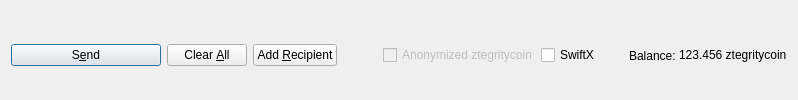
         <widget class="QFrame" name="frame_Send">
          <layout class="QHBoxLayout" name="horizontalLayout">
           <property name="bottomMargin">
            <number>0</number>
           </property>
           <item>
            <widget class="QPushButton" name="sendButton">
             <property name="minimumSize">
              <size>
               <width>150</width>
               <height>0</height>
              </size>
             </property>
             <property name="toolTip">
              <string>Confirm the send action</string>
             </property>
             <property name="text">
              <string>S&amp;end</string>
             </property>
             <property name="icon">
              <iconset resource="../ztegritycoin.qrc">
               <normaloff>:/icons/send</normaloff>:/icons/send</iconset>
             </property>
             <property name="autoDefault">
              <bool>false</bool>
             </property>
             <property name="default">
              <bool>true</bool>
             </property>
            </widget>
           </item>
           <item>
            <widget class="QPushButton" name="clearButton">
             <property name="sizePolicy">
              <sizepolicy hsizetype="Minimum" vsizetype="Fixed">
               <horstretch>0</horstretch>
               <verstretch>0</verstretch>
              </sizepolicy>
             </property>
             <property name="toolTip">
              <string>Clear all fields of the form.</string>
             </property>
             <property name="text">
              <string>Clear &amp;All</string>
             </property>
             <property name="icon">
              <iconset resource="../ztegritycoin.qrc">
               <normaloff>:/icons/remove</normaloff>:/icons/remove</iconset>
             </property>
             <property name="autoDefault">
              <bool>false</bool>
             </property>
            </widget>
           </item>
           <item>
            <widget class="QPushButton" name="addButton">
             <property name="toolTip">
              <string>Send to multiple recipients at once</string>
             </property>
             <property name="text">
              <string>Add &amp;Recipient</string>
             </property>
             <property name="icon">
              <iconset resource="../ztegritycoin.qrc">
               <normaloff>:/icons/add</normaloff>:/icons/add</iconset>
             </property>
             <property name="autoDefault">
              <bool>false</bool>
             </property>
            </widget>
           </item>
           <item>
            <spacer name="horizontalSpacer">
             <property name="orientation">
              <enum>Qt::Horizontal</enum>
             </property>
             <property name="sizeHint" stdset="0">
              <size>
               <width>40</width>
               <height>20</height>
              </size>
             </property>
            </spacer>
           </item>
           <item>
            <layout class="QHBoxLayout" name="horizontalLayout_2">
             <property name="spacing">
              <number>3</number>
             </property>
             <item>
              <widget class="QCheckBox" name="checkzECA">
               <property name="enabled">
                <bool>false</bool>
               </property>
               <property name="text">
                <string>Anonymized ztegritycoin</string>
               </property>
              </widget>
             </item>
             <item>
              <widget class="QCheckBox" name="checkSwiftTX">
               <property name="enabled">
                <bool>true</bool>
               </property>
               <property name="minimumSize">
                <size>
                 <width>85</width>
                 <height>0</height>
                </size>
               </property>
               <property name="text">
                <string>SwiftX</string>
               </property>
              </widget>
             </item>
             <item>
              <widget class="QLabel" name="label">
               <property name="text">
                <string>Balance:</string>
               </property>
              </widget>
             </item>
             <item>
              <widget class="QLabel" name="labelBalance">
               <property name="sizePolicy">
                <sizepolicy hsizetype="Preferred" vsizetype="Fixed">
                 <horstretch>0</horstretch>
                 <verstretch>0</verstretch>
                </sizepolicy>
               </property>
               <property name="cursor">
                <cursorShape>IBeamCursor</cursorShape>
               </property>
               <property name="text">
                <string notr="true">123.456 ztegritycoin</string>
               </property>
               <property name="textInteractionFlags">
                <set>Qt::LinksAccessibleByMouse|Qt::TextSelectableByKeyboard|Qt::TextSelectableByMouse</set>
               </property>
              </widget>
             </item>
            </layout>
           </item>
          </layout>
         </widget>
